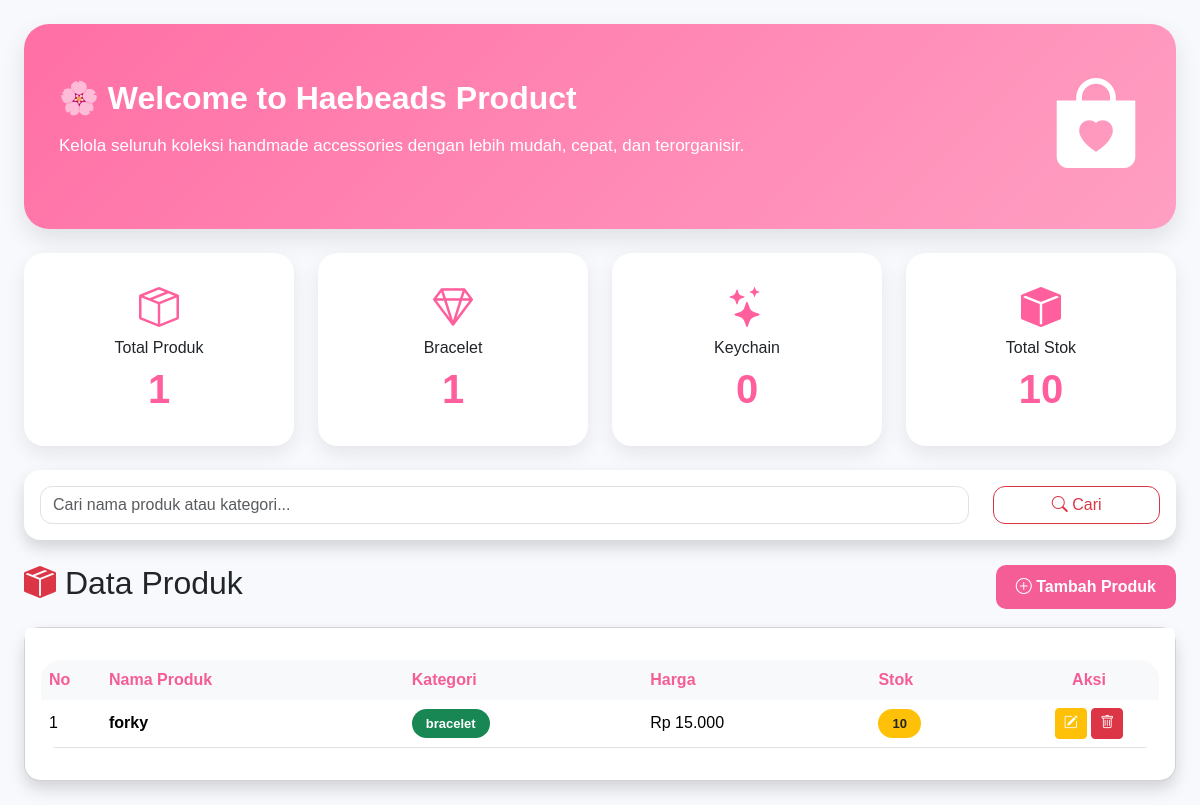
The app's page /haebeads/produk/index.php (signed in) with its own data.
### tables this page shows
CREATE TABLE `produk` (
  `id_produk` int(11) NOT NULL,
  `nama_produk` varchar(100) NOT NULL,
  `kategori` varchar(50) NOT NULL,
  `harga_jual` decimal(10,2) NOT NULL,
  `stok_produk` int(11) NOT NULL DEFAULT 0
);

### haebeads/produk/index.php (the view, shortened to what this page needs)
<?php
include "../config/koneksi.php";
$total = mysqli_fetch_assoc(mysqli_query($conn,"SELECT COUNT(*) as total FROM produk"));
$bracelet = mysqli_fetch_assoc(mysqli_query($conn,"SELECT COUNT(*) as total FROM produk WHERE kategori='Bracelet'"));
$keychain = mysqli_fetch_assoc(mysqli_query($conn,"SELECT COUNT(*) as total FROM produk WHERE kategori='Keychain'"));
$stok = mysqli_fetch_assoc(mysqli_query($conn,"SELECT SUM(stok_produk) as total FROM produk"));
$cari = "";
if(isset($_GET['cari'])){
    $cari = mysqli_real_escape_string($conn,$_GET['cari']);
    $query = mysqli_query($conn,"
        SELECT * FROM produk
        WHERE nama_produk LIKE '%$cari%'
        OR kategori LIKE '%$cari%'
        ORDER BY id_produk DESC
    ");
}else{
    $query = mysqli_query($conn,"
        SELECT * FROM produk
        ORDER BY id_produk DESC
    ");
}
?>
<!DOCTYPE html>
<html lang="id">
<head>
<link href="https://cdn.jsdelivr.net/npm/bootstrap@5.3.3/dist/css/bootstrap.min.css" rel="stylesheet">
<link href="https://cdn.jsdelivr.net/npm/bootstrap-icons@1.11.3/font/bootstrap-icons.min.css" rel="stylesheet">
<link rel="stylesheet" href="../assets/css/dashboard.css">
</head>
<body>
<div class="container-fluid p-4">
<div class="welcome-box mb-4">
    <div class="row align-items-center">
        <div class="col-md-8">
            <h2>🌸 Welcome to Haebeads Product</h2>
            <p class="mt-3">
                Kelola seluruh koleksi handmade accessories dengan lebih mudah,
                cepat, dan terorganisir.
            </p>
        </div>
        <div class="col-md-4 text-end">
            <i class="bi bi-bag-heart-fill"
            style="font-size:90px;color:white;"></i>
        </div>
    </div>
</div>
<div class="row g-4 mb-4">
    <div class="col-lg-3">
        <div class="stat-card">
            <i class="bi bi-box-seam"></i>
            <h6>Total Produk</h6>
            <h2><?= $total['total'] ?? 0 ?></h2>
        </div>
    </div>
    <div class="col-lg-3">
        <div class="stat-card">
            <i class="bi bi-gem"></i>
            <h6>Bracelet</h6>
            <h2><?= $bracelet['total'] ?? 0 ?></h2>
        </div>
    </div>
    <div class="col-lg-3">
        <div class="stat-card">
            <i class="bi bi-stars"></i>
            <h6>Keychain</h6>
            <h2><?= $keychain['total'] ?? 0 ?></h2>
        </div>
    </div>
    <div class="col-lg-3">
        <div class="stat-card">
            <i class="bi bi-box-fill"></i>
            <h6>Total Stok</h6>
            <h2><?= $stok['total'] ?? 0 ?></h2>
        </div>
    </div>
</div>
<div class="card shadow border-0 rounded-4 mb-4">
<div class="card-body">
<form method="GET">
<div class="row">
<div class="col-md-10">
<input
type="text"
class="form-control"
name="cari"
placeholder="Cari nama produk atau kategori..."
value="<?= $cari ?>">
</div>
<div class="col-md-2 d-grid">
<button class="btn btn-outline-danger">
<i class="bi bi-search"></i>
Cari
</button>
</div>
</div>
</form>
</div>
</div>
<div class="d-flex justify-content-between align-items-center mb-3">
<h2>
<i class="bi bi-box-seam-fill text-danger"></i>
Data Produk
</h2>
<a href="tambah.php" class="btn btn-pink">
<i class="bi bi-plus-circle"></i>
Tambah Produk
</a>
</div>
<div class="card shadow rounded-4">
<div class="card-header bg-white">
</div>
<div class="card-body">
<div class="table-responsive">
<table class="table table-hover align-middle">
<thead class="table-light">
<tr>
<th width="60">No</th>
<th>Nama Produk</th>
<th>Kategori</th>
<th>Harga</th>
<th>Stok</th>
<th width="140" class="text-center">Aksi</th>
</tr>
</thead>
<tbody>
<?php
$no = 1;
if(mysqli_num_rows($query) > 0){
while($d = mysqli_fetch_assoc($query)){
?>
<tr>
<td><?= $no++ ?></td>
<td>
<strong><?= $d['nama_produk']; ?></strong>
</td>
<td>
<?php
if($d['kategori']=="Bracelet"){
echo '<span class="badge bg-primary">Bracelet</span>';
}else{
echo '<span class="badge bg-success">'.$d['kategori'].'</span>';
}
?>
</td>
<td>
Rp <?= number_format($d['harga_jual'],0,",","."); ?>
</td>
<td>
<span class="badge bg-warning text-dark">
<?= $d['stok_produk']; ?>
</span>
</td>
<td class="text-center">
<a
href="edit.php?id=<?= $d['id_produk']; ?>"
class="btn btn-warning btn-sm">
<i class="bi bi-pencil-square"></i>
</a>
<a
href="hapus.php?id=<?= $d['id_produk']; ?>"
class="btn btn-danger btn-sm"
onclick="return confirm('Yakin ingin menghapus produk ini?')">
<i class="bi bi-trash"></i>
</a>
</td>
</tr>
<?php
}
} ?>
</tbody>
</table>
</div>
</div>
</div>
</div>
</body>
</html>

### haebeads/assets/css/dashboard.css (style rules this page uses)
* { margin:0; padding:0; box-sizing:border-box; font-family:'Poppins',sans-serif; }
body { background:#f8f9fc; }
.btn-pink { background:#f56b9a; color:white; border-radius:10px; padding:10px 20px; font-weight:600; }
.btn-pink { background:#f45d96; color:white; border:none; }
.form-control { border-radius:12px; }
.card { border-radius:20px; }
.welcome-box { background:linear-gradient(135deg,#ff6fa5,#ff9fc2); padding:35px; border-radius:25px; color:white; box-shadow:0 10px 25px rgba(0,0,0,.1); }
.welcome-box h2 { font-weight:700; }
.welcome-box p { font-size:17px; margin-top:10px; }
.stat-card { background:white; padding:25px; border-radius:20px; text-align:center; box-shadow:0 8px 20px rgba(0,0,0,.08); transition:.3s; }
.stat-card i { font-size:40px; color:#ff5f9d; margin-bottom:10px; }
.stat-card h2 { font-size:40px; color:#ff5f9d; font-weight:700; }
.table { border-radius:15px; overflow:hidden; }
.table thead { background:#fff3f7; }
.table thead th { color:#f45d96; font-weight:600; border:none; }
.table tbody tr { transition:.3s; }
.table td { vertical-align:middle; }
.badge { padding:8px 14px; border-radius:20px; font-size:13px; }
.btn-warning { color:white; }
.card-header { border-bottom:none; background:white; }
.btn-outline-danger { border-radius:12px; }
.table-responsive { border-radius:20px; }

### records on screen
produk: nama_produk "forky", kategori "bracelet", harga_jual "15.000", stok_produk "10"

### other values on screen
$total['total'] "1"
$bracelet['total'] "1"
$keychain['total'] "0"
$stok['total'] "10"
